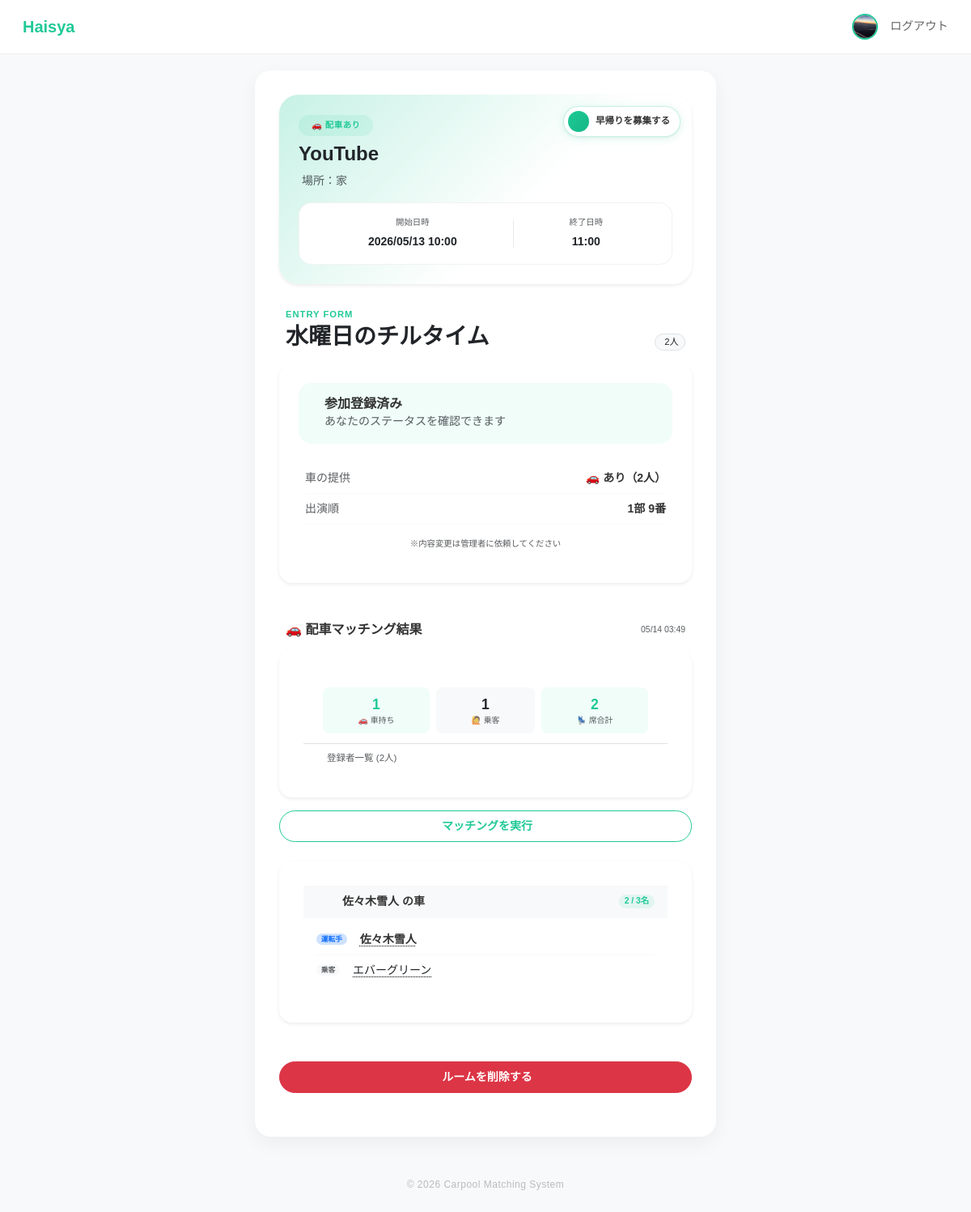
Before: /rooms/room/6 (signed in) with the older database file.
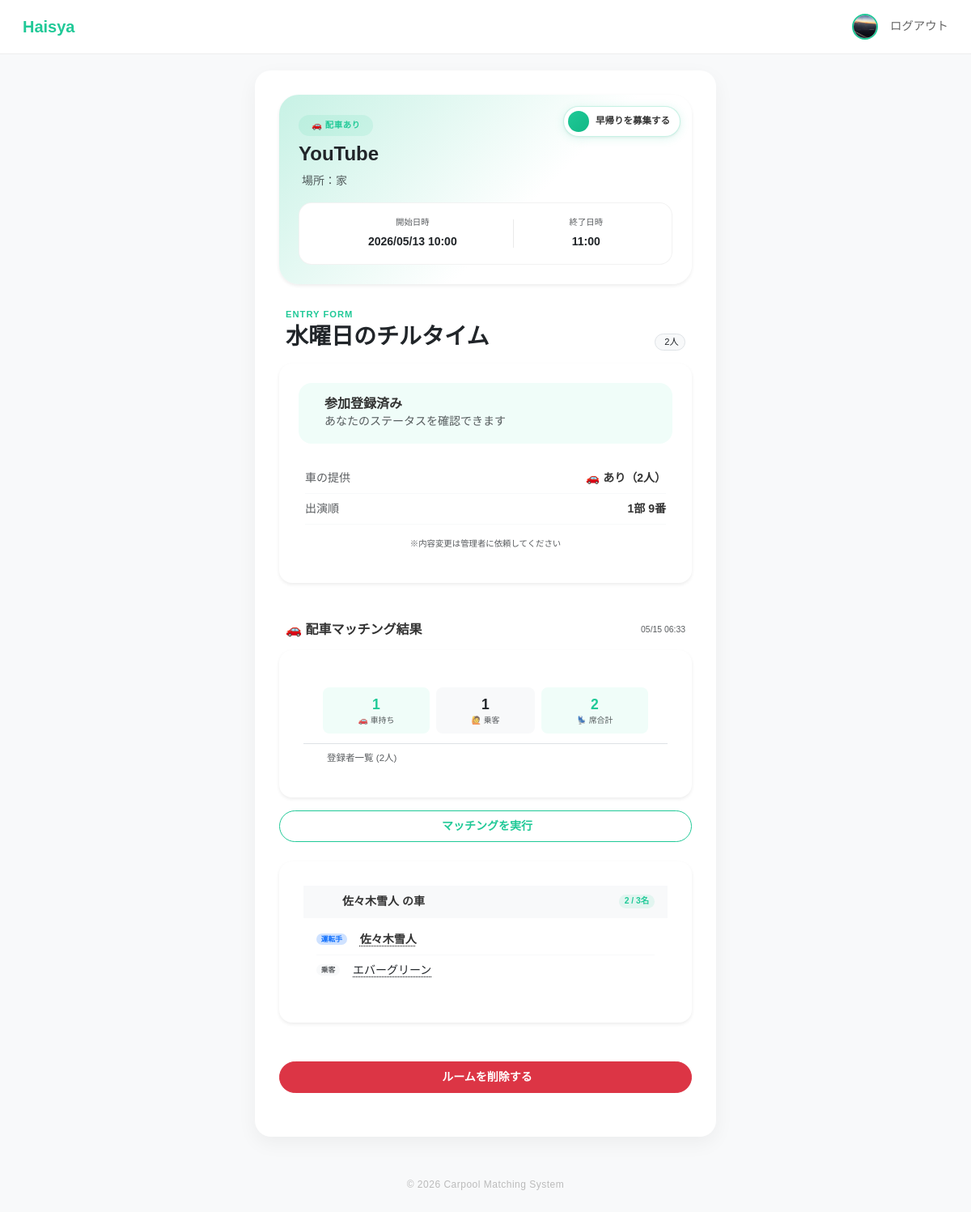
After: the same page with the newer database file.
### app/models/matching.py (models this page shows, shortened)
class MatchingResult(db.Model):
    __tablename__ = "matching_results"
    id = db.Column(db.Integer, primary_key=True)
    room_id = db.Column(db.Integer, db.ForeignKey("rooms.id"), nullable=False)
    executed_by = db.Column(db.Integer, db.ForeignKey("users.id"), nullable=False)
    executed_at = db.Column(db.DateTime, default=datetime.utcnow)
    unassigned_user_ids = db.Column(db.Text, default="")
    room = db.relationship("Room", backref=db.backref("matching_results", lazy=True, cascade="all, delete-orphan"))
    executor = db.relationship("User", backref=db.backref("executed_matchings", lazy=True))
    assignments = db.relationship(
        "CarAssignment",
        backref="matching_result",
        lazy=True,
        cascade="all, delete-orphan",  # 結果削除時に割り当ても消える
    )

### app/rooms/routes.py (the view)
@rooms_bp.route('/room/<int:room_id>')
@login_required
def room_detail(room_id):
    room = Room.query.get_or_404(room_id)
    participant_count = Entry.query.filter_by(room_id=room_id).count()
    user_entry = Entry.query.filter_by(room_id=room_id, user_id=current_user.id).first()
    room_questions = RoomQuestion.query.filter_by(room_id=room_id).all()
    selected_ids = [rq.question_id for rq in room_questions]
    schedules = []
    if 'q_schedule' in selected_ids:
        num_sections = room.sections if room.sections else 1
        for sec in range(1, num_sections + 1):
            for order in range(1, 16):
                schedules.append({
                    'id': f"{sec}-{order}",
                    'section': sec,
                    'order': order,
                    'label': f"{sec}部 {order}番"
                })
    latest = (
        MatchingResult.query
        .filter_by(room_id=room_id)
        .order_by(MatchingResult.executed_at.desc())
        .first()
    )
    cars_grouped = {}
    unassigned = []
    if latest:
        for assignment in latest.assignments:
            did = assignment.driver_entry_id
            if did not in cars_grouped:
                cars_grouped[did] = {
                    "driver": assignment.driver_entry,
                    "members": [],
                }
            if assignment.passenger_entry_id != assignment.driver_entry_id:
                cars_grouped[did]["members"].append(assignment.passenger_entry)
        unassigned_ids = (
            [int(i) for i in latest.unassigned_user_ids.split(",") if i]
            if latest.unassigned_user_ids else []
        )
        if unassigned_ids:
            unassigned = Entry.query.filter(
                Entry.user_id.in_(unassigned_ids),
                Entry.room_id == room_id,
            ).all()
    def car_has_early_leaver(car):
        all_members = [car["driver"]] + car["members"]
        return any(m.early_leave for m in all_members)
    cars_grouped = dict(
        sorted(
            cars_grouped.items(),
            key=lambda item: car_has_early_leaver(item[1]),
            reverse=True  # True（早帰りあり）を先頭に
        )
    )
    early_leavers = Entry.query.filter_by(
        room_id=room_id,
        early_leave=True
    ).all()
    entries = Entry.query.filter_by(room_id=room_id).all()
    is_admin = False
    group_members = []
    username_to_name = {e.user.username: e.user.name for e in entries}
    if room.event.group:
        memberships = GroupMember.query.filter_by(group_id=room.event.group.id).all()
        group_members = [m.user for m in memberships if m.user_id != current_user.id]
        for m in memberships:
            username_to_name.setdefault(m.user.username, m.user.name)
            if m.user_id == current_user.id and m.role == 'admin':
                is_admin = True
    return render_template(
        'room_detail.html',
        room=room,
        event=room.event,
        participant_count=participant_count,
        entry=user_entry,
        selected_ids=selected_ids,
        schedules=schedules,
        latest=latest,
        cars_grouped=cars_grouped,
        unassigned=unassigned,
        early_leavers=early_leavers,
        entries=entries,
        group_members=group_members,
        is_admin=is_admin,
        username_to_name=username_to_name,
    )

### app/models/user.py (called while the page is built)
@login_manager.user_loader
def load_user(user_id):
    return User.query.get(int(user_id))

    @property
    def name(self):
        return self.display_name or self.username

### app/templates/room_detail.html (shortened to what the changed rows need)
{% extends "layout.html" %}
{% block content %}
{% from 'macros/avatar.html' import avatar %}
<div class="main-card border-0 shadow-sm mb-4 p-4 position-relative" style="border-radius: 24px; background: linear-gradient(135deg, {{ (event.group.color ~ '40') if event.group else '#ffffff' }} 0%, white 60%);">
    <div class="mb-3">
        <a href="{{ url_for('events.event_detail', event_id=event.id) }}" class="text-decoration-none">
            <h2 class="fw-bold h4 mb-2 text-dark">{{ event.title }}</h2>
        </a>
    </div>
</div>
{% if entry %}
    <div class="px-2 mb-3 d-flex align-items-center justify-content-between">
        <h6 class="fw-bold mb-0">🚗 配車マッチング結果</h6>
        {% if latest %}
        <span class="text-muted" style="font-size: 0.65rem;">{{ latest.executed_at.strftime('%m/%d %H:%M') }}</span>
        {% endif %}
    </div>
{% endif %}
{% endblock %}

Changed rows visible on the page:
removed MatchingResult: executed_at "05/14 03:49"
added MatchingResult: executed_at "05/15 06:33"
